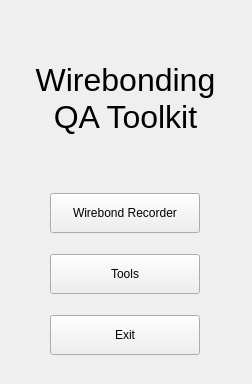
<?xml version="1.0" encoding="UTF-8"?>
<ui version="4.0">
 <class>WelcomeWindow</class>
 <widget class="QWidget" name="WelcomeWindow">
  <property name="windowModality">
   <enum>Qt::NonModal</enum>
  </property>
  <property name="enabled">
   <bool>true</bool>
  </property>
  <property name="geometry">
   <rect>
    <x>0</x>
    <y>0</y>
    <width>252</width>
    <height>384</height>
   </rect>
  </property>
  <property name="sizePolicy">
   <sizepolicy hsizetype="Fixed" vsizetype="Fixed">
    <horstretch>0</horstretch>
    <verstretch>0</verstretch>
   </sizepolicy>
  </property>
  <property name="minimumSize">
   <size>
    <width>252</width>
    <height>384</height>
   </size>
  </property>
  <property name="maximumSize">
   <size>
    <width>252</width>
    <height>384</height>
   </size>
  </property>
  <property name="windowTitle">
   <string>WBR</string>
  </property>
  <widget class="QWidget" name="gridLayoutWidget">
   <property name="geometry">
    <rect>
     <x>10</x>
     <y>10</y>
     <width>231</width>
     <height>361</height>
    </rect>
   </property>
   <layout class="QGridLayout" name="gridLayout">
    <item row="0" column="0">
     <widget class="QLabel" name="label">
      <property name="sizePolicy">
       <sizepolicy hsizetype="Preferred" vsizetype="Maximum">
        <horstretch>0</horstretch>
        <verstretch>0</verstretch>
       </sizepolicy>
      </property>
      <property name="font">
       <font>
        <pointsize>24</pointsize>
       </font>
      </property>
      <property name="text">
       <string>
Wirebonding
QA Toolkit
</string>
      </property>
      <property name="alignment">
       <set>Qt::AlignCenter</set>
      </property>
     </widget>
    </item>
    <item row="1" column="0" alignment="Qt::AlignHCenter">
     <widget class="QPushButton" name="btnWirebondRecorder">
      <property name="sizePolicy">
       <sizepolicy hsizetype="Fixed" vsizetype="Fixed">
        <horstretch>0</horstretch>
        <verstretch>0</verstretch>
       </sizepolicy>
      </property>
      <property name="minimumSize">
       <size>
        <width>150</width>
        <height>40</height>
       </size>
      </property>
      <property name="maximumSize">
       <size>
        <width>150</width>
        <height>40</height>
       </size>
      </property>
      <property name="text">
       <string>Wirebond Recorder</string>
      </property>
     </widget>
    </item>
    <item row="2" column="0" alignment="Qt::AlignHCenter">
     <widget class="QPushButton" name="btnTools">
      <property name="sizePolicy">
       <sizepolicy hsizetype="Fixed" vsizetype="Fixed">
        <horstretch>0</horstretch>
        <verstretch>0</verstretch>
       </sizepolicy>
      </property>
      <property name="minimumSize">
       <size>
        <width>150</width>
        <height>40</height>
       </size>
      </property>
      <property name="maximumSize">
       <size>
        <width>150</width>
        <height>40</height>
       </size>
      </property>
      <property name="text">
       <string>Tools</string>
      </property>
     </widget>
    </item>
    <item row="3" column="0" alignment="Qt::AlignHCenter">
     <widget class="QPushButton" name="btnExit">
      <property name="sizePolicy">
       <sizepolicy hsizetype="Fixed" vsizetype="Fixed">
        <horstretch>0</horstretch>
        <verstretch>0</verstretch>
       </sizepolicy>
      </property>
      <property name="minimumSize">
       <size>
        <width>150</width>
        <height>40</height>
       </size>
      </property>
      <property name="maximumSize">
       <size>
        <width>150</width>
        <height>40</height>
       </size>
      </property>
      <property name="text">
       <string>Exit</string>
      </property>
     </widget>
    </item>
   </layout>
  </widget>
 </widget>
 <resources/>
 <connections/>
</ui>
